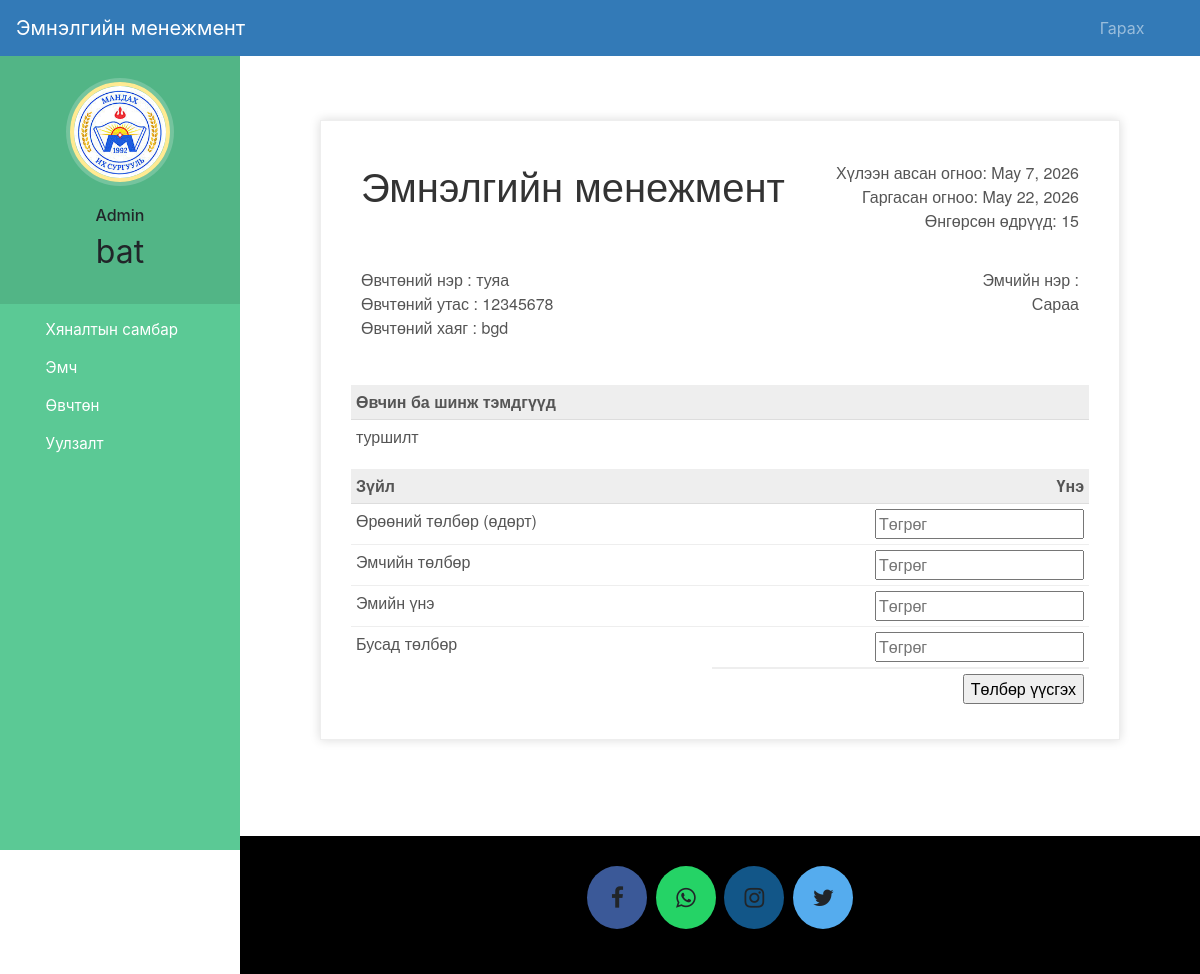
Page /discharge-patient/1 (signed in) on the committed database.
### hospital/models.py (models this page shows, shortened)
class Patient(models.Model):
    user=models.OneToOneField(User,on_delete=models.CASCADE)
    profile_pic= models.ImageField(upload_to='profile_pic/PatientProfilePic/',null=True,blank=True)
    address = models.CharField(max_length=40)
    mobile = models.CharField(max_length=20,null=False)
    symptoms = models.CharField(max_length=100,null=False)
    assignedDoctorId = models.PositiveIntegerField(null=True)
    admitDate=models.DateField(auto_now=True)
    status=models.BooleanField(default=False)
    @property
    def get_name(self):
        return self.user.first_name+" "+self.user.last_name

### hospital/views.py (the view, shortened to what this page needs)
# urls.py: path('discharge-patient/<int:pk>', views.discharge_patient_view,name='discharge-patient'),
@login_required(login_url='adminlogin')
@user_passes_test(is_admin)
def discharge_patient_view(request,pk):
    patient=models.Patient.objects.get(id=pk)
    days=(date.today()-patient.admitDate) #2 days, 0:00:00
    assignedDoctor=models.User.objects.all().filter(id=patient.assignedDoctorId)
    d=days.days # only how many day that is 2
    patientDict={
        'patientId':pk,
        'name':patient.get_name,
        'mobile':patient.mobile,
        'address':patient.address,
        'symptoms':patient.symptoms,
        'admitDate':patient.admitDate,
        'todayDate':date.today(),
        'day':d,
        'assignedDoctorName':assignedDoctor[0].first_name,
    }
    return render(request,'hospital/patient_generate_bill.html',context=patientDict)

### hospital/views.py (called while the page is built)
def is_admin(user):
    return user.groups.filter(name='ADMIN').exists()

### templates/hospital/patient_generate_bill.html (shortened to what this page needs)
{% extends 'hospital/admin_base.html' %}
{% load static %}
{% block content %}
<head>
</head>
<br><br><br>
<div class="invoice-box">
  <table cellpadding="0" cellspacing="0">
    <tr class="top">
      <td colspan="2">
        <table>
          <tr>
            <td class="title">
              <h1>Эмнэлгийн менежмент</h1>
            </td>
            <td>
              Хүлээн авсан огноо: {{admitDate}}<br>
              Гаргасан огноо: {{todayDate}}<br>
              Өнгөрсөн өдрүүд: {{day}}
            </td>
          </tr>
        </table>
      </td>
    </tr>
    <tr class="information">
      <td colspan="2">
        <table>
          <tr>
            <td>
              Өвчтөний нэр : {{name}}<br>
              Өвчтөний утас : {{mobile}}<br>
              Өвчтөний хаяг : {{address}}<br>
            </td>
            <td>
              Эмчийн нэр :<br>
              {{assignedDoctorName}}<br>
            </td>
          </tr>
        </table>
      </td>
    </tr>
    <tr class="heading">
      <td>
        Өвчин ба шинж тэмдгүүд
      </td>
      <td>
      </td>
    </tr>
    <tr class="details">
      <td>
        {{symptoms}}
      </td>
    </tr>
    <tr class="heading">
      <td>
       Зүйл
      </td>
      <td>
        Үнэ
      </td>
    </tr>
    <form method="post">
      <tr class="item">
        <td>
          Өрөөний төлбөр (өдөрт)
        </td>
        <td>
          <input type="number" name="roomCharge" placeholder="Төгрөг" value="">
        </td>
      </tr>
      <tr class="item">
        <td>
          Эмчийн төлбөр
        </td>
        <td>
          <input type="number" name="doctorFee" placeholder="Төгрөг" value="">
        </td>
      </tr>
      <tr class="item">
        <td>
          Эмийн үнэ
        </td>
        <td>
          <input type="number" name="medicineCost" placeholder="Төгрөг" value="">
        </td>
      </tr>
      <tr class="item last">
        <td>
          Бусад төлбөр
        </td>
        <td>
          <input type="number" name="OtherCharge" placeholder="Төгрөг" value="">
        </td>
      </tr>
      <tr class="total">
        <td></td>
        <td>
          <input type="submit" name="submit" value="Төлбөр үүсгэх">
        </td>
      </tr>
    </form>
  </table>
</div>
{% endblock content %}

### templates/hospital/admin_base.html (shortened to what this page needs)
<!DOCTYPE html>
{% load static %}
<html lang="en">
<head>
  <link rel="stylesheet" href="https://stackpath.bootstrapcdn.com/bootstrap/4.3.1/css/bootstrap.min.css">
  <link rel="stylesheet" href="https://maxcdn.bootstrapcdn.com/font-awesome/4.7.0/css/font-awesome.min.css">
  <link rel="stylesheet" href="{% static '/style.css' %}">
</head>
<body>
  <nav class="menu" tabindex="0">
    <header class="avatar">
      <img src="{% static "images/images.jpg" %}" />
      <br><br>
      <h6>Admin</h6>
      <h2>{{request.user.first_name}}</h2>
    </header>
    <ul>
      <li tabindex="0" class="icon-dashboard"> <a style="color:white; text-decoration:none;" href="/admin-dashboard"><span>Хяналтын самбар</span></a> </li>
      <li tabindex="0" class="icon-customers"> <a style="color:white; text-decoration:none;" href="/admin-doctor"><span>Эмч</span></a></li>
      <li tabindex="0" class="icon-users"> <a style="color:white; text-decoration:none;" href="/admin-patient"><span>Өвчтөн</span></a></li>
      <li tabindex="0" class="icon-calendar"> <a style="color:white; text-decoration:none;" href="/admin-appointment"><span>Уулзалт</span></a></li>
    </ul>
  </nav>
  <main>
    <div class="bs-example">
      <nav class="navbar navbar-expand-md  navbar-dark fixed-top" style="background:#337AB7;">
        <a href="/admin-dashboard" class="navbar-brand">Эмнэлгийн менежмент</a>
        <div class="collapse navbar-collapse justify-content-between" id="navbarCollapse">
          <div class="navbar-nav" style=" margin-left: 90%;">
            <a href="/logout" class="nav-item nav-link">Гарах</a>
          </div>
        </div>
      </nav>
    </div>
    <br><br>
    {% block content %}
    {% endblock content %}
    <br><br><br><br>
    <footer>
      <p>
        <a id="ftr" class="fa fa-facebook"></a>
        <a id="ftr" class="fa fa-whatsapp"></a>
        <a id="ftr" class="fa fa-instagram"></a>
        <a id="ftr" class="fa fa-twitter"></a>
      </p>
      <br>
    </footer>
  </main>
</body>
</html>

### static/style.css (style rules this page uses)
body { padding-left: 240px; }
main { position: relative; height: 100vh; }
.menu { background: #5bc995; height: 100vh; width: 240px; position: fixed; top: 0px; left: 0; z-index: 5; outline: none; }
.menu .avatar { background: rgba(0, 0, 0, 0.1); padding: 2em 0.5em; text-align: center; }
.menu .avatar img { width: 100px; border-radius: 50%; overflow: hidden; border: 4px solid #ffea92; box-shadow: 0 0 0 4px rgba(255, 255, 255, 0.2); }
.menu .avatar h2 { font-weight: normal; margin-bottom: 0; }
.menu ul { list-style: none; padding: 0.5em 0; margin: 0; }
.menu ul li { padding: 0.5em 1em 0.5em 3em; font-size: 0.95em; font-weight: regular; background-repeat: no-repeat; background-position: left 15px center; background-size: auto 20px; transition: all 0.15s linear; cursor: pointer; }
.menu ul li.icon-dashboard { background-image: url("http://www.entypo.com/images//gauge.svg"); }
.menu ul li.icon-customers { background-image: url("http://www.entypo.com/images//briefcase.svg"); }
.menu ul li.icon-users { background-image: url("http://www.entypo.com/images//users.svg"); }
.menu ul li.icon-calendar { background-image: url("http://www.entypo.com/images//calendar.svg"); }

### templates/hospital/admin_base.html (style rules this page uses)
a:link { text-decoration: none; }
a { color: white; }
footer { padding: 0px 0px 0px 0px; background-color: black; margin: 0px; }
#ftr { padding: 20px; }
.fa { font-size: 23px; width: 60px; text-align: center; text-decoration: none; margin: 5px 2px; border-radius: 50%; }
.fa-facebook { background: #3B5998; color: white; margin-top: 30px; }
.fa-whatsapp { background: #25d366; color: white; }
.fa-twitter { background: #55ACEE; color: white; }
.fa-instagram { background: #125688; color: white; }
p { text-align: center; }
body { padding-left: 240px; }
main { position: relative; height: 100vh; }
.menu { background: #5bc995; height: 100vh; width: 240px; position: fixed; top: 0px; left: 0; z-index: 5; outline: none; }
.menu .avatar { background: rgba(0, 0, 0, 0.1); padding: 2em 0.5em; text-align: center; }
.menu .avatar img { width: 100px; border-radius: 50%; overflow: hidden; border: 4px solid #ffea92; box-shadow: 0 0 0 4px rgba(255, 255, 255, 0.2); }
.menu .avatar h2 { font-weight: normal; margin-bottom: 0; }
.menu ul { list-style: none; padding: 0.5em 0; margin: 0; }
.menu ul li { padding: 0.5em 1em 0.5em 3em; font-size: 0.95em; font-weight: regular; background-repeat: no-repeat; background-position: left 15px center; background-size: auto 20px; transition: all 0.15s linear; cursor: pointer; }
.menu ul li.icon-dashboard { background-image: url("http://www.entypo.com/images//gauge.svg"); }
.menu ul li.icon-customers { background-image: url("http://www.entypo.com/images//briefcase.svg"); }
.menu ul li.icon-users { background-image: url("http://www.entypo.com/images//users.svg"); }
.menu ul li.icon-calendar { background-image: url("http://www.entypo.com/images//calendar.svg"); }

### templates/hospital/patient_generate_bill.html (style rules this page uses)
.invoice-box { max-width: 800px; margin: auto; padding: 30px; border: 1px solid #eee; box-shadow: 0 0 10px rgba(0, 0, 0, .15); font-size: 16px; line-height: 24px; font-family: 'Helvetica Neue', 'Helvetica', Helvetica, Arial, sans-serif; color: #555; }
.invoice-box table { width: 100%; line-height: inherit; text-align: left; }
.invoice-box table td { padding: 5px; vertical-align: top; }
.invoice-box table tr td:nth-child(2) { text-align: right; }
.invoice-box table tr.top table td { padding-bottom: 20px; }
.invoice-box table tr.top table td.title { font-size: 45px; line-height: 45px; color: #333; }
.invoice-box table tr.information table td { padding-bottom: 40px; }
.invoice-box table tr.heading td { background: #eee; border-bottom: 1px solid #ddd; font-weight: bold; }
.invoice-box table tr.details td { padding-bottom: 20px; }
.invoice-box table tr.item td { border-bottom: 1px solid #eee; }
.invoice-box table tr.item.last td { border-bottom: none; }
.invoice-box table tr.total td:nth-child(2) { border-top: 2px solid #eee; font-weight: bold; }
.menu { top: 50px; }

### rows in the picture
Patient: admitDate "May 7, 2026", mobile "12345678", address "bgd", symptoms "туршилт"

### other values in the picture
{{ request.user.first_name }} "bat"
{{ todayDate }} "May 22, 2026"
{{ name }} "туяа"
{{ assignedDoctorName }} "Сараа"
